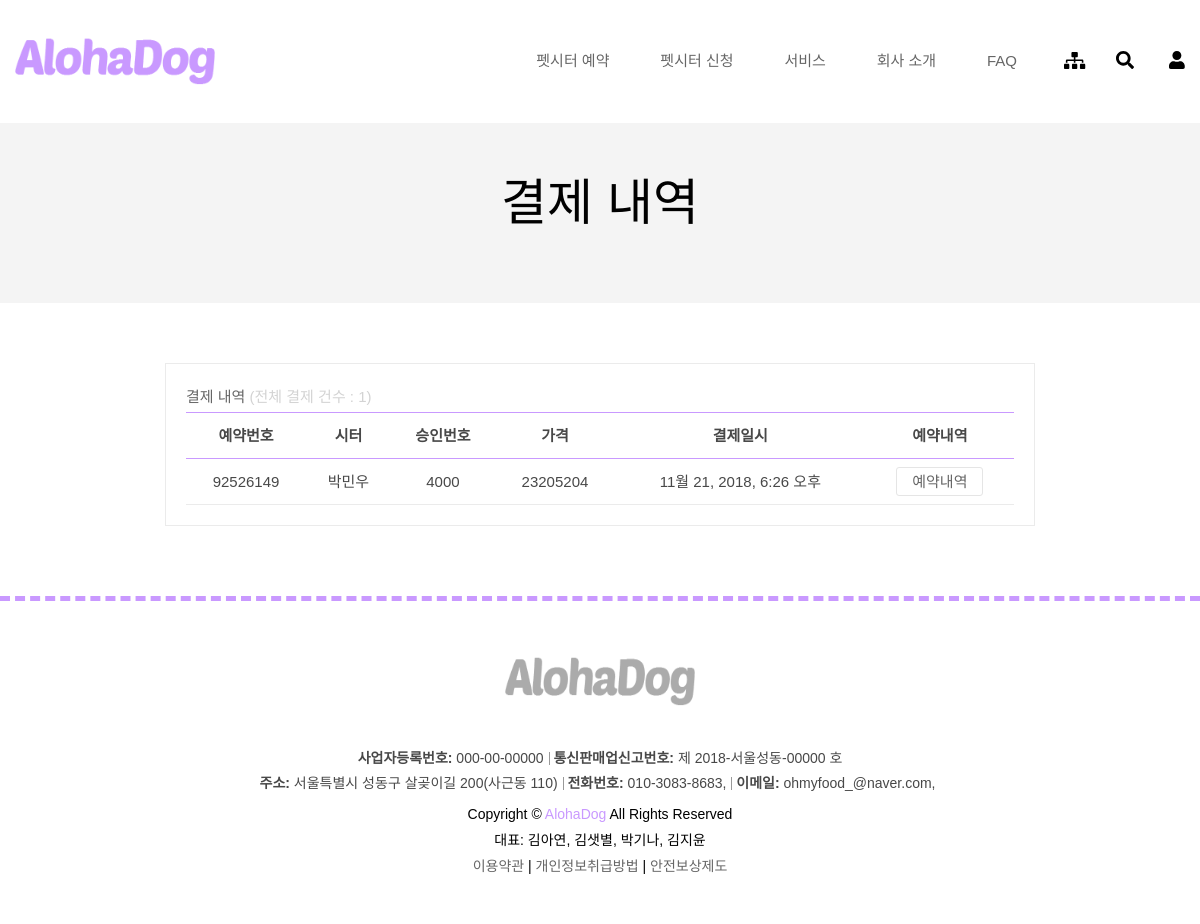
Page /payment (signed in) on the committed database.
### homepage/models.py (models this page shows, shortened)
class Payment(models.Model):
    reservation = models.ForeignKey('Reservation', on_delete=models.CASCADE, verbose_name="예약")
    payment_datetime = models.DateTimeField(auto_now_add=True, verbose_name="작성일")
    merchant_uid = models.CharField(max_length=100, verbose_name='거래 번호')
    amount = models.IntegerField(verbose_name='결제 금액')
    apply_num = models.CharField(max_length=100, verbose_name='승인번호')

class Reservation(models.Model):
    reservation_no = models.CharField(max_length=8, verbose_name='예약번호')
    userprofile = models.ForeignKey('UserProfile', on_delete=models.CASCADE, verbose_name='예약을 신청한 회원')
    dog = models.ForeignKey('Dog', on_delete=models.CASCADE, verbose_name='예약이 신청된 동물')
    sitter = models.ForeignKey('Sitter', on_delete=models.CASCADE, verbose_name='예약을 신청받은 시터')
    reservation_datetime = models.DateTimeField(auto_now_add=True, verbose_name='신청한 날짜')
    start_date = models.DateField(verbose_name='돌봄시작날짜')
    end_date = models.DateField(verbose_name='돌봄마침날짜')
    precautions = models.CharField(max_length=100, verbose_name='돌봄 주의사항')
    progress = models.CharField(max_length=100, verbose_name='진행상황')
    total_price = models.IntegerField(default=0, verbose_name='총 가격')
    written_review = models.BooleanField(default=False, verbose_name='리뷰 작성 여부')

class Sitter(models.Model):
    userprofile = models.OneToOneField('UserProfile', on_delete=models.CASCADE, verbose_name="시터이름")
    account_number = models.CharField(max_length=100, verbose_name="계좌번호")
    profile = models.ImageField(upload_to='profile/', verbose_name="프로필 사진")
    bank_name = models.CharField(max_length=10, choices=BANK_NAME_CHOICES, verbose_name="은행명")
    introduction = models.CharField(max_length=200, verbose_name="시터소개")
    free_services = models.CharField(max_length=100, verbose_name='무료 서비스')
    paid_services = models.CharField(max_length=100, verbose_name='유료 서비스')
    day_price = models.IntegerField(default=0, verbose_name='일당')
    care_zone = models.CharField(max_length=100, verbose_name='돌봄 공간')
    housemate_situation = models.CharField(max_length=100, verbose_name='가족 동거 유무')
    pet_situation = models.CharField(max_length=100, verbose_name='다른 반려동물 유무')
    qna = models.TextField(max_length=1000, verbose_name="QnA")

class UserProfile(models.Model):
    user = models.OneToOneField(settings.AUTH_USER_MODEL, on_delete=models.CASCADE, verbose_name='유저')
    name = models.CharField(max_length=50, verbose_name='회원 이름')
    sex = models.CharField(max_length=1, choices=SEX_CHOICES, verbose_name='회원 성별', default='F')
    birth_date = models.DateField(verbose_name='회원 생일')
    phone_number = models.CharField(max_length=20, verbose_name='회원 핸드폰번호')
    email = models.EmailField(max_length=50, verbose_name='회원 이메일')
    zip_code = models.CharField(max_length=10, verbose_name='우편 번호')
    address1 = models.CharField(max_length=50, verbose_name='회원 주소1')
    address2 = models.CharField(max_length=50, verbose_name='회원 주소2')
    profile = models.FileField(upload_to='uploads/', verbose_name='회원 사진')
    registration_datetime = models.DateTimeField(auto_now=True, verbose_name='회원가입일')
    membership_level = models.CharField(max_length=10, verbose_name='회원 등급', choices=MEMBER_SHIP_LEVEL_CHOICES,
                                        default='member')

### homepage/sitters.py (the view)
# urls.py: path('payment', sitters.payment_list, name='payment_list'),
def payment_list(request):
    userprofile = request.user.userprofile
    payments = Payment.objects.filter(reservation__userprofile=userprofile)
    context = {'payments': payments}
    return render(request, 'payment/payment_list.html', context=context)

### templates/payment/payment_list.html (shortened to what this page needs)
{% extends "base.html" %}
{% load staticfiles %}
{% block extrastyle %}{% static "css/reservation/reservationHistoryM.css" %}{% endblock %}
{% block content %}
    <div class="location-tow mb-60">
        <div class="container">
            <div class="row">
                <div class="col-12">
                    <div class="location-title">
                        <h1>결제 내역</h1>
                    </div>
                </div>
            </div>
        </div>
    </div>
    <div class="blog-area white-bg pt-0 pb-0 mb-70">
        <div class="container">
            <div class="row">
                <div class="col-lg-9 ml-auto mr-auto">
                    <div class="blog_area">
                        <div id="list_head" class="box2">
                            <h3 class="inline">결제 내역<font style="color:lightgrey;"> (전체 결제 건수
                                : {{ payments.count }})</font>
                            </h3>
                        </div>
                        <div id="list_article" class="box2">
                            <ul class="article">
                                <div class="table-content table-responsive">
                                    <table class="table">
                                        <thead>
                                        <tr>
                                            <th class="listTableTitle">예약번호</th>
                                            <th class="listTableTitle">시터</th>
                                            <th class="listTableTitle">승인번호</th>
                                            <th class="listTableTitle">가격</th>
                                            <th class="listTableTitle">결제일시</th>
                                            <th class="listTableTitle">예약내역</th>
                                        </tr>
                                        </thead>
                                        <tbody>
                                        {% for payment in payments %}
                                            <tr>
                                                <td class="listTableTitle_num">
                                                    <li class="layout_f">{{ payment.reservation.reservation_no }}</li>
                                                </td>
                                                <td class="listTableTitle_startdate"><p
                                                        class="date">{{ payment.reservation.sitter.userprofile.name }}<br>
                                                </td>
                                                <td class="listTableTitle_writer">{{ payment.amount }}</td>
                                                <td class="listTableTitle_payment">{{ payment.apply_num }}</td>
                                                <td class="listTableTitle_progress">{{ payment.payment_datetime }}</td>
                                                <td class="listTableTitle_Button">
                                                    <a href="{% url 'reservation_detail' payment.reservation.id %}"
                                                       class="listTableTitle_button" id="edit">예약내역
                                                    </a>
                                                </td>
                                            </tr>
                                        {% endfor %}
                                        </tbody>
                                    </table>
                                </div>
                            </ul>
                        </div>
                    </div>
                </div>
            </div>
        </div>
    </div>
{% endblock %}

### static/css/reservation/reservationHistoryM.css (style rules this page uses)
* { user-select:none; }
.blog_area { border: 1px solid #ebebeb; padding: 20px; }
.table-content table { background: #fff none repeat scroll 0 0; text-align: center; width: 100%; margin-bottom: 0; }
thead { background-color: white; }
.table-content table th { border-top: medium none; font-size: 15px; text-transform: capitalize; padding: 10px; text-align: center; font-weight: bold; vertical-align: middle; white-space: nowrap; }
.table-content table td { padding: 10px; vertical-align: middle; font-size: 15px; }
.table-content table th { border-bottom: 1px solid #c999ff; border-top: 1px solid #c999ff; }
.table-content table td { border-bottom: 1px solid #ebebeb; }
#list_head { position: relative; top: 0px; width: 100%; height: 27px; margin: 0; }
.inline { float: left; font-size: 15px; color: #666; margin-top: 5px; }
.date { padding:0; margin:0; }
.listTableTitle_button { color: #666; padding: 5px 15px; cursor: pointer; background: white; border: 1px solid #e5e5e5; border-radius: 3px; text-align: center; font-size: 15px; }

### rows in the picture
Payment: reservation.reservation_no "92526149", reservation.sitter.userprofile.name "박민우", amount "4000", apply_num "23205204", payment_datetime "11월 21, 2018, 6:26 오후"

### other values in the picture
{{ payments.count }} "1"
